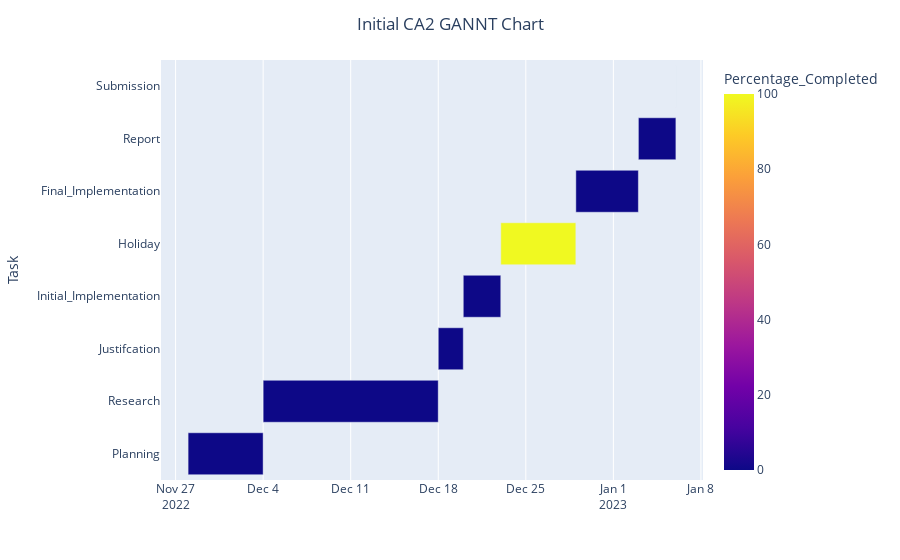

The cell this chart's notebook holds for it:
### Markdown cell above
This Project follows the CRISP-DM Project Management Principles.
In order to demonstarate this a GANNT chart using Plotly's express libary (px)

This initial chart will be compared to a completed one at the end of the project

### Code cell
ProjectGanttChart = pd.DataFrame([
    dict(Task="Planning", Start='2022-11-28', Finish='2022-12-04', Percentage_Completed=0),
    dict(Task="Research", Start='2022-12-04', Finish='2022-12-18',  Percentage_Completed=0),
    dict(Task="Justifcation", Start='2022-12-18', Finish='2022-12-20',Percentage_Completed=0),
    dict(Task="Initial_Implementation", Start='2022-12-20', Finish='2022-12-23', Percentage_Completed=0),
    dict(Task="Holiday", Start='2022-12-23', Finish='2022-12-29', Percentage_Completed=100),
    dict(Task="Final_Implementation", Start='2022-12-29', Finish='2023-01-03', Percentage_Completed=0),
    dict(Task="Report", Start='2023-01-03', Finish='2023-01-06', Percentage_Completed=0),
    dict(Task="Submission", Start='2023-01-06', Finish='2023-01-06',Percentage_Completed=0),
])

fig = px.timeline(ProjectGanttChart, x_start="Start", x_end="Finish", y="Task", color="Percentage_Completed")
# Title was not centred so used the below to centre to title layout.
fig.update_layout(title_text=" Initial CA2 GANNT Chart", title_x=0.5)
fig.show()

### Figure 1 — Plotly figure (JSON) as saved in the notebook; plotly's stock layout.template omitted (floating-point values rounded to 4 significant figures)
{"data": [{"alignmentgroup": "True", "base": ["2022-11-28", "2022-12-04", "2022-12-18", "2022-12-20", "2022-12-23", "2022-12-29", "2023-01-03", "2023-01-06"], "hovertemplate": "Start=%{base}<br>Finish=%{x}<br>Task=%{y}<br>Percentage_Completed=%{marker.color}<extra></extra>", "legendgroup": "", "marker": {"color": [0, 0, 0, 0, 100, 0, 0, 0], "coloraxis": "coloraxis"}, "name": "", "offsetgroup": "", "orientation": "h", "showlegend": false, "textposition": "auto", "type": "bar", "x": [518400000, 1209600000, 172800000, 259200000, 518400000, 432000000, 259200000, 0], "xaxis": "x", "y": ["Planning", "Research", "Justifcation", "Initial_Implementation", "Holiday", "Final_Implementation", "Report", "Submission"], "yaxis": "y"}], "layout": {"barmode": "overlay", "coloraxis": {"colorbar": {"title": {"text": "Percentage_Completed"}}, "colorscale": [[0, "#0d0887"], [0.1111, "#46039f"], [0.2222, "#7201a8"], [0.3333, "#9c179e"], [0.4444, "#bd3786"], [0.5556, "#d8576b"], [0.6667, "#ed7953"], [0.7778, "#fb9f3a"], [0.8889, "#fdca26"], [1, "#f0f921"]]}, "legend": {"tracegroupgap": 0}, "margin": {"t": 60}, "title": {"text": " Initial CA2 GANNT Chart", "x": 0.5}, "xaxis": {"anchor": "y", "domain": [0, 1], "type": "date"}, "yaxis": {"anchor": "x", "domain": [0, 1], "title": {"text": "Task"}}}}
